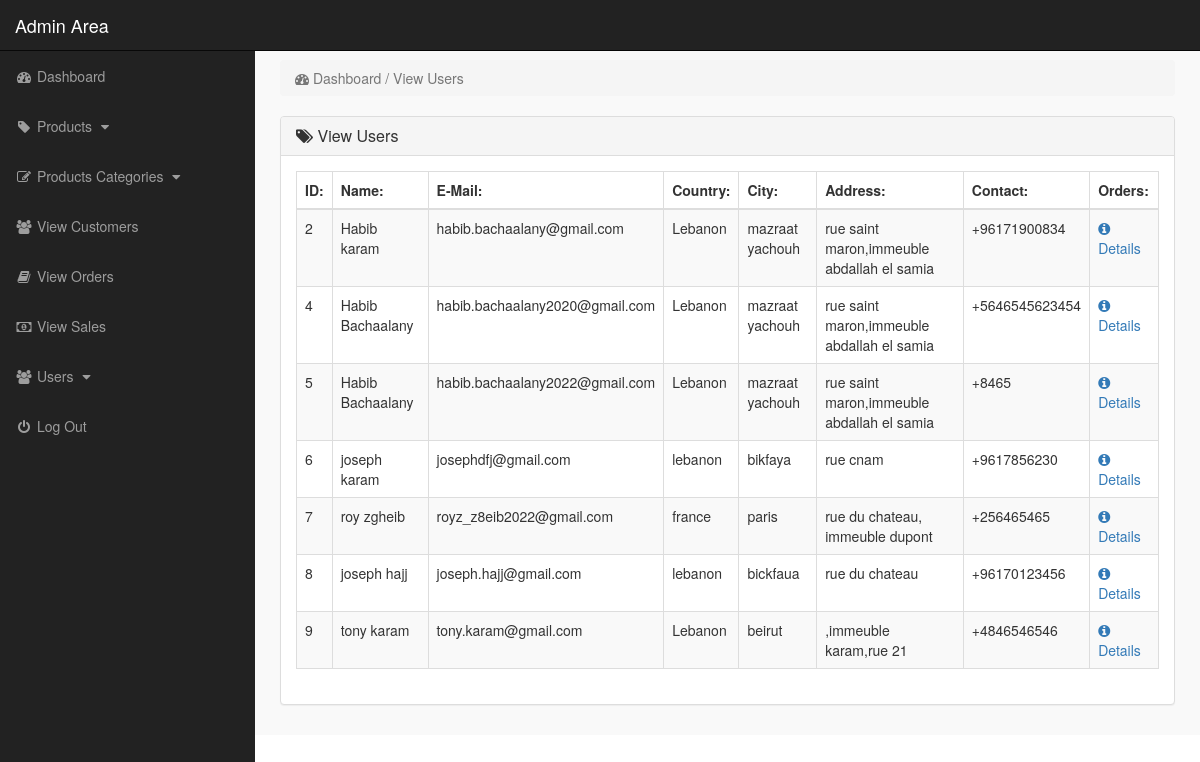
Page /admin_area/index.php?view_users (signed in) on the committed database.
### tables this page shows
CREATE TABLE IF NOT EXISTS `user` (
  `id_user` int UNSIGNED NOT NULL AUTO_INCREMENT,
  `f_name` varchar(50) NOT NULL,
  `l_name` varchar(50) NOT NULL,
  `email` varchar(50) NOT NULL,
  `password` varchar(50) NOT NULL,
  `country` varchar(50) NOT NULL,
  `city` varchar(50) NOT NULL,
  `adress` varchar(255) NOT NULL,
  `contact` varchar(50) NOT NULL,
  PRIMARY KEY (`id_user`)
);

### admin_area/view_users.php (the view, shortened to what this page needs)
<?php
		$link=connect();
?>
<div class="row">
    <div class="col-lg-12">
        <ol class="breadcrumb">
            <li class="active">
                <i class="fa fa-dashboard"></i> Dashboard / View Users
            </li>
        </ol>
    </div>
</div>
<div class="row">
    <div class="col-lg-12">
        <div class="panel panel-default">
            <div class="panel-heading">
               <h3 class="panel-title">
                   <i class="fa fa-tags"></i>  View Users
               </h3>
            </div>
            <div class="panel-body">
                <div class="table-responsive">
                    <table class="table table-striped table-bordered table-hover">
                        <thead>
                            <tr>
                                <th> ID: </th>
                                <th> Name: </th>
                                <th> E-Mail: </th>
                                <th> Country: </th>
                                <th> City: </th>
                                <th> Address: </th>
                                <th> Contact: </th>
								<th> Orders: </th>
                            </tr>
                        </thead>
                        <tbody>
                            <?php
								$sql = "select *  from  user ;";
                                $res = mysqli_query($link,$sql);
                                while($row_c=mysqli_fetch_array($res)){
                                    $id_user = $row_c['id_user'];
                                    $f_name = $row_c['f_name'];
                                    $l_name = $row_c['l_name'];
                                    $email = $row_c['email'];
                                    $country = $row_c['country'];
                                    $city = $row_c['city'];
                                    $adress = $row_c['adress'];
                                    $contact = $row_c['contact'];
                            ?>
                            <tr>
                                <td> <?php echo $id_user; ?> </td>
                                <td> <?php echo $f_name." ".$l_name; ?> </td>
                                <td> <?php echo $email; ?> </td>
                                <td> <?php echo $country; ?></td>
                                <td> <?php echo $city; ?> </td>
                                <td> <?php echo $adress ?> </td>
                                <td> <?php echo $contact ?> </td>
								<td>
                                    <a href="index.php?view_orders=<?php echo $id_user; ?>">
                                        <i class="fa fa-info-circle"></i> Details
                                    </a>
                                </td>
                            </tr>
								<?php }  ?>
                        </tbody>
                    </table>
                </div>
            </div>
        </div>
    </div>
</div>

### admin_area/css/style.css (style rules this page uses)
body { margin-top: 100px; }
@media (min-width: 768px) { body { margin-top: 50px; } }

### rows in the picture
user: id_user "2", f_name "Habib", l_name "karam", email "habib.bachaalany@gmail.com", country "Lebanon", city "mazraat yachouh", adress "rue saint maron,immeuble abdallah el samia", contact "+96171900834"
user: id_user "4", f_name "Habib", l_name "Bachaalany", email "habib.bachaalany2020@gmail.com", country "Lebanon", city "mazraat yachouh", adress "rue saint maron,immeuble abdallah el samia", contact "+5646545623454"
user: id_user "5", f_name "Habib", l_name "Bachaalany", email "habib.bachaalany2022@gmail.com", country "Lebanon", city "mazraat yachouh", adress "rue saint maron,immeuble abdallah el samia", contact "+8465"
user: id_user "6", f_name "joseph", l_name "karam", email "josephdfj@gmail.com", country "lebanon", city "bikfaya", adress "rue cnam", contact "+9617856230"
user: id_user "7", f_name "roy", l_name "zgheib", email "royz_z8eib2022@gmail.com", country "france", city "paris", adress "rue du chateau, immeuble dupont", contact "+256465465"
user: id_user "8", f_name "joseph", l_name "hajj", email "joseph.hajj@gmail.com", country "lebanon", city "bickfaua", adress "rue du chateau", contact "+96170123456"
user: id_user "9", f_name "tony", l_name "karam", email "tony.karam@gmail.com", country "Lebanon", city "beirut", adress ",immeuble karam,rue 21", contact "+4846546546"
